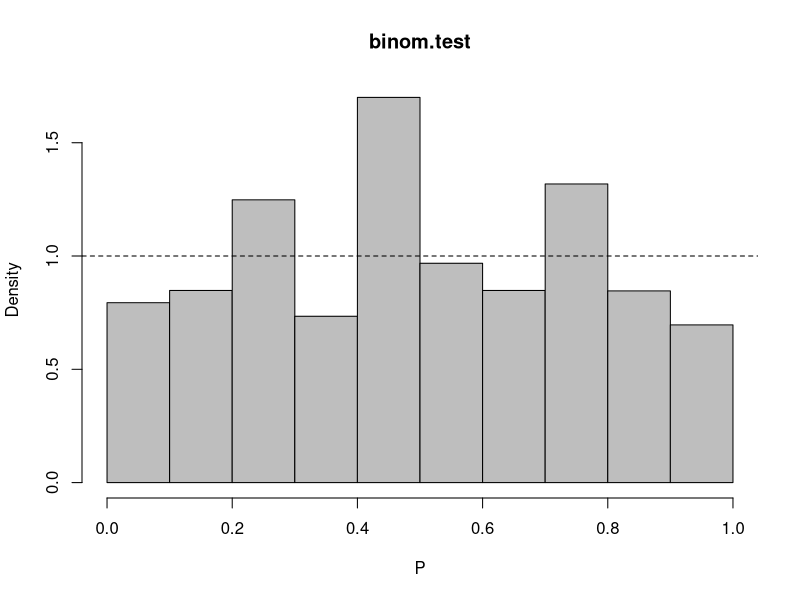
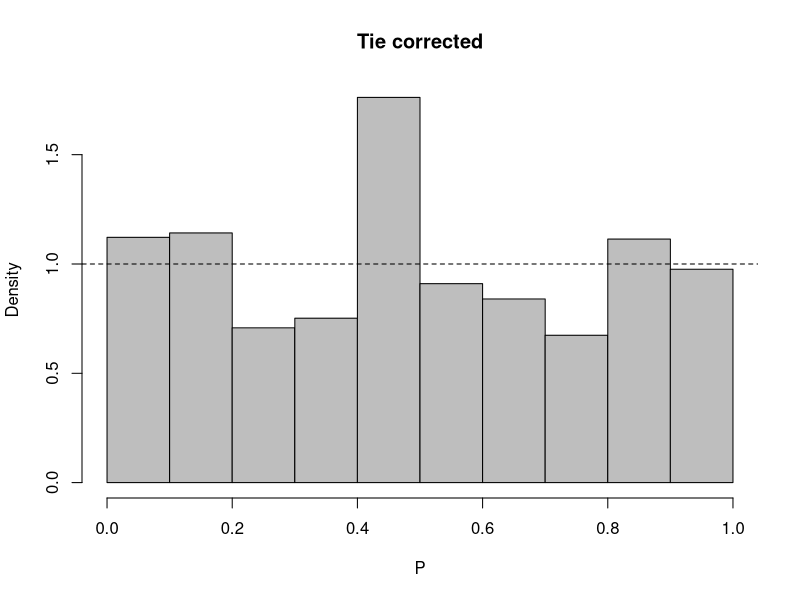

R code for these plots, in order:
set.seed(0400)
n <- 100
p <- 0.72
reps <- 5000

dtest <- function(x, n, p){
	p1 <- binom.test(x, n, p = p
		, alternative = c("less")
	)$p.value
	p2 <- binom.test(x, n, p = p
		, alternative = c("greater")
	)$p.value
	print(c(p1=p1, p2=p2))
	return((p1 + 1 - p2)/2)
}

checkplot <- function(plist, main="checkplot"
	, xlab="P", boxes=40, col="gray", lwd=1
){
	hist(plist
		, breaks=seq(0, 1, length.out=1+boxes)
		, main = main, xlab=xlab
		, probability=TRUE
		, col=col
	)
	abline(h=1, lty=2, lwd=lwd)
}

bvec <- replicate(reps, {
	x <- rbinom(1, size=n, prob=p)
	prop.test(x, n, p = p
		, alternative = c("less")
	)$p.value
})

dvec <- replicate(reps, {
	x <- rbinom(1, size=n, prob=p)
	dtest(x, n, p)
})

print(checkplot(bvec, "binom.test", boxes=10))
print(checkplot(dvec, "Tie corrected", boxes=10))
